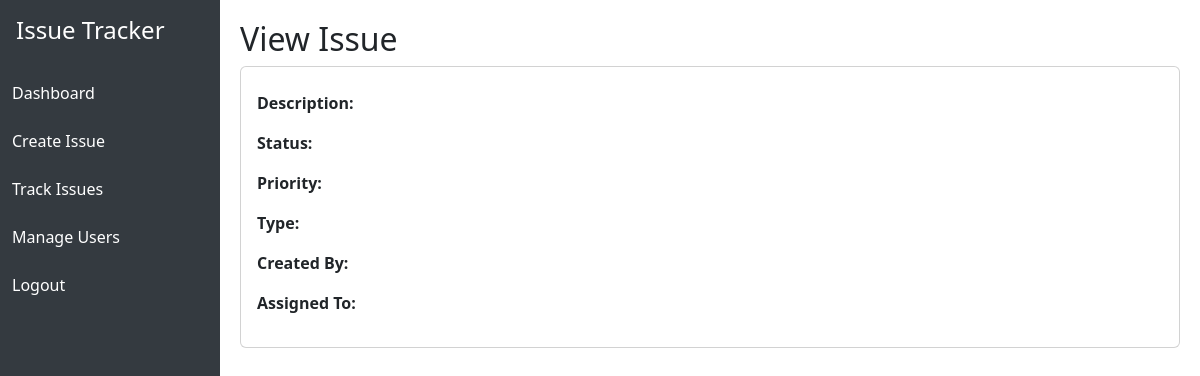
The app's page /view_issue/3 (signed in), older data.
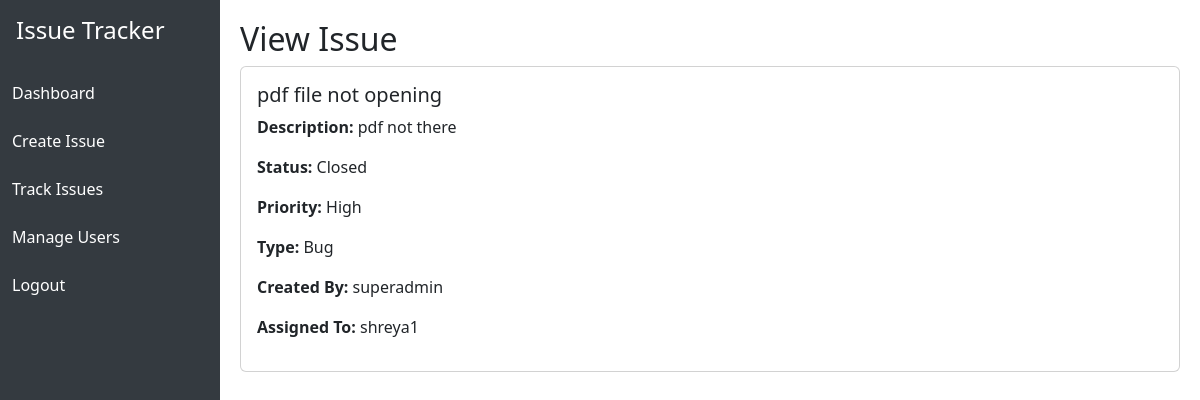
The same page, newer data.
### tables this page shows
CREATE TABLE issues (
    id INTEGER PRIMARY KEY AUTOINCREMENT,
    title TEXT NOT NULL,
    description TEXT,
    status TEXT,
    priority TEXT,
    type TEXT,
    created_by TEXT,
    assigned_to TEXT
);

### app/routes.py (the view)
@main.route('/view_issue/<int:issue_id>')
@login_required
def view_issue(issue_id):
    conn = get_db()
    cur = conn.cursor()
    issue = cur.execute('SELECT * FROM issues WHERE id = ?', (issue_id,)).fetchone()
    conn.close()
    return render_template('view_issue.html', issue=issue)

### app/auth.py (called while the page is built)
@login_manager.user_loader
def load_user(user_id):
    conn = get_db()
    cur = conn.cursor()
    cur.execute('SELECT * FROM users WHERE id = ?', (user_id,))
    row = cur.fetchone()
    conn.close()
    if row:
        return User(row['id'], row['username'], row['password'], row['role'])
    return None

### db.py (called while the page is built)
def get_db():
    conn = sqlite3.connect(Config.DB_PATH)
    conn.row_factory = sqlite3.Row
    return conn

### app/templates/view_issue.html
{% extends 'base.html' %}
{% block content %}
<h2>View Issue</h2>
<div class="card">
  <div class="card-body">
    <h5 class="card-title">{{ issue[1] }}</h5>
    <p><strong>Description:</strong> {{ issue[2] }}</p>
    <p><strong>Status:</strong> {{ issue[3] }}</p>
    <p><strong>Priority:</strong> {{ issue[4] }}</p>
    <p><strong>Type:</strong> {{ issue[5] }}</p>
    <p><strong>Created By:</strong> {{ issue[6] }}</p>
    <p><strong>Assigned To:</strong> {{ issue[7] }}</p>
  </div>
</div>
{% endblock %}

Row changes from the older to the newer data that the page shows:
added issues: title "pdf file not opening", description "pdf not there", status "Closed", priority "High", type "Bug", created_by "superadmin", assigned_to "shreya1"
